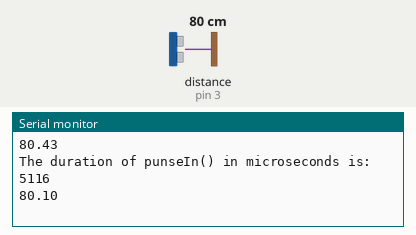
Bench run of a sketch on a simulated Arduino Uno, built with avr-gcc and run on an emulated ATmega328P. Shown: the last lines printed to the serial monitor. Wiring (inferred from the names in the program): ultrasonic range finder: trigger pin 4; echo pin 3. The test bench sets the inputs (shaded band); at power-on: distance to the obstacle (sensor on pin 3) 80 cm. The echo pulse lasts 58.3 µs per cm.

Above: at 1.2 s.
1.3 s: distance to the obstacle (sensor on pin 3) set to 2 cm
At 1.41 s:
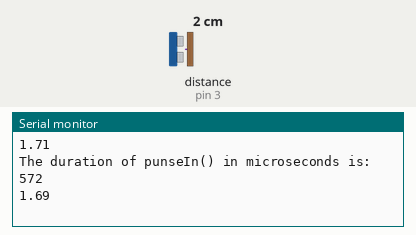
2.8 s: distance to the obstacle (sensor on pin 3) set to 4 cm
At 2.81 s:
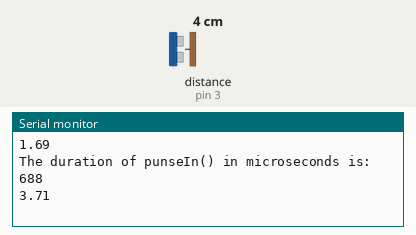
Timing chart, 0 to 5.8 s (numbered marks = the images above; inputs shaded):
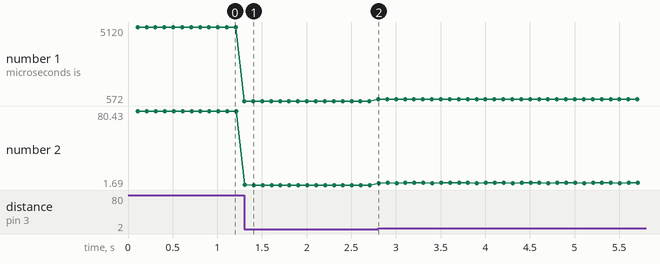

The sketch:

01-UltrasonicSensor.ino
```cpp
/**
 * A Ultrasonic Sensor can be used to detect the distance of an object.
 * There are multiple ultrasonic sensor on the marketl. Here we'are utilizing the HC-SR04.
 *
 * The HC-SR04 has 4 pins:
 *  - VCC: Power (5v);
 *  - GND: Ground;
 *  - TRIG: to trig the sensor (output mode) - digital pin;
 *  - ECHO: receive the data (to get the distance).
 *
 * ATTENTION: ECHO pin must be connected to an Interrupt pin!
 *
 * Each sensor have its characteristics, for example this one can detect an object from 2cm to 400cm,
 * with a angle of 15 degree.
 *
 * How does an Ultrasonic Sensor work?
 * To start measuring the distance we have to send an high-signal (10 µs) on TRIG pin. After that,
 * the sensor will start measure the distance (with active measurement: Sonic Burst), and with the
 * ECHO pin we can monitor the high-signal (wawes received) duration in proportion to the distance of
 * an object.
 *
 * In Arduino, we can use pulseIn() to check that behaviour:
 *  - Step 1. pulseIn() call: start measuring;
 *  - Step 2. than pulseIn() enters in waiting mode (as long as the signal is low);
 *  - Step 3. when we have a signal rising (on echo pin) the pulseIn() starts measuring the signal duration;
 *  - Step 4. when signal goes back to low, the pulseIn() returns the pulse duration in µs;
 *
 * We described a typical HIGH mode setup, but we can redefine that steps using a LOW mode setup by reverse
 * the high and low states.
 * NOTE: the HIGH/LOW mode depends on the sensor. HC-SR04 uses HIGH mode!
 */

#define ECHO_PIN 3
#define TRIGGER_PIN 4

unsigned long last_time_trigget = millis();  // trig the ultrasonic sensor time
unsigned long ultrasonic_delay = 100; // [ms] - listening time

void setup() {
  // serial monitor
  Serial.begin(115200);
  pinMode(ECHO_PIN, INPUT);
  pinMode(TRIGGER_PIN, OUTPUT);

}

void loop() {
  unsigned long curr_time = millis();

  if (curr_time - last_time_trigget > ultrasonic_delay) {
    last_time_trigget += ultrasonic_delay;
    // trigger the ultrasonic sensor
    trig_ultranosic_sensor();

    // read pulse on echo pin
    Serial.println(get_distance());
  }
}

/**
 * The function changes the sensor's status to HIGH for 10µs.
 */
void trig_ultranosic_sensor() {
  // reset status of sensor (just as a precaution)
  digitalWrite(TRIGGER_PIN, LOW);
  delayMicroseconds(2);

  // emit the pulse
  digitalWrite(TRIGGER_PIN, HIGH);
  delayMicroseconds(10);
  digitalWrite(TRIGGER_PIN, LOW);
}

/**
 * The function reads from ECHO pin to get data from the sensor and convert
 * it into a readable distance.
 *
 * Returns the distance in cm.
 */
double get_distance() {
  unsigned long pulsein_start = micros();
  unsigned long duration = pulseIn(ECHO_PIN, HIGH);  // using HIGH MODE - the function return the duration in µs.
  unsigned long pulsein_end = micros();
  Serial.println("The duration of punseIn() in microseconds is: " + String(pulsein_end - pulsein_start));

  // distance = duration * speed (sound in air in this case - 340m/s --> 0.034 cm/µs)
  // duration * (0.034 / 2) (the wawe run across two time - forward and backward)
  // the line above can be replaces with constant 58 or 148!
  double distance = double(duration) / 58.0;  // [cm] - (148.0: inches)
  return distance;
}
```

Measured:
- after the input at 1.3 s, the serial monitor: prints a new line at once (image 1)
- after the input at 2.8 s, the serial monitor: prints a new line at once (image 2)
- plotted number 1: 5120 → 572 after the input at 1.3 s, 572 → 688 after the input at 2.8 s
- plotted number 2: 80.43 → 1.69 after the input at 1.3 s, 1.69 → 3.71 after the input at 2.8 s
